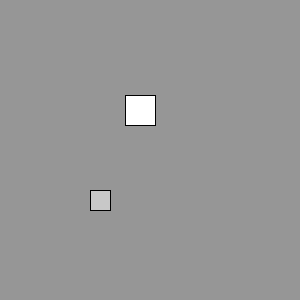
Frame 1 (no input)
Frame 60 (the mouse pressed at the canvas centre just before this capture): identical to frame 1, image omitted
Frame 120 (the mouse held since frame 60 and released just before this capture): identical to frame 1, image omitted

The Processing sketch that drew this single still picture (run headless with seeded random() and noise(); from frame 60 on, the mouse is pressed at the canvas centre):

// Processing sketch: processing_181768
// ── processing_181768.pde

/** Click and drag either square to reposition it.
 */
/* "box_mouse_demo"
 *
 * This Applet requires that the "box" class be available, either at the end of this file, or
 * (as originally made available) in a second file (and a second tab in Processing). The "class"
 * box defines what a box *is* (what data it knows) and what a box *does* (what actions it 
 * knows how to do).
 *
 * This applet also uses MOUSE input, so it defines several new functions that get called by
 * the Processing world whenever the appropriate event occurs (e.g. "mousePressed" is called when
 * the user presses the mouse button).
 *
 *   - b.johnson
 *
 */

 box a, b, c, d;

 void setup(){
  size(300,300);
  a = new box( 100,200,20,200 );
  b = new box( 140,110,30,255 ); 
 }


 void mousePressed(){
   if( a.over() )a.select();
   if( b.over() )b.select();
 }

 void mouseReleased(){
   a.deselect();
   b.deselect();
 }

 void mouseDragged(){
  if( a.selected() )a.move(mouseX-pmouseX,mouseY-pmouseY);
  if( b.selected() )b.move(mouseX-pmouseX,mouseY-pmouseY); 
 }

 void draw(){
  background(150);
  a.display();
  b.display(); 
 }    
/*
 * Class 'box'
 *
 *
 */
 
class box{
 //     These are the things a box 'knows' (they're put up here to indicate that): 
 int xpos,ypos;    //  where it is, 
 int siz;          //  how big it is, what color it is, and 
 int col;          //  what color it is, and
 boolean sel;      //  whether it is selected. 
 
 
 //  When someone needs a box, they must "construct" it. This is the function that
 //  does that ... called the "constructor" 
 
  box( int x, int y, int s, int c ){
    this.xpos = x;   // the word "this" is not really needed here, but it indicates that "this box" 
    this.ypos = y;   // (the one being built by the constructor) is having it's knowledge initialized.
    this.siz = s;    // It does this, mostly, using values that the "user" provides. The exception is
    this.col = c;    // the "selection" value, which ALWAYS is false when the object is first made.
    this.sel=false;  // (not because it has to be, but because it makes sense for it to be).
  }
  
  
  // One thing our box better know how to do is display (draw) itself when told to. It does this by
  // making normal drawing-environment changes appropriate to the desired result.

  void display (){
    
    rectMode(CENTER);
    fill(col);
    if(this.sel) fill(100);
    rect( xpos,ypos,siz,siz );
  }
  
 // Another useful thing for the box to know is whether a particular test position (x,y)is "on top" of it.
 // Being a box, this basically means testing whether the test-x is between the left and right edges, and
 // whether the test-y is between bottom and top. If both of those things are true, the point is ON the box!

  boolean over(){
    int s2=siz/2;
    if( xpos-s2<mouseX && mouseX<xpos+s2 
       && ypos-s2<mouseY && mouseY<ypos+s2 ){return true;}
    return false;
  }
  
  // the box knows how to move itself a specified distance (basically it just updates it's position)
  
  void move(int dx, int dy){
   this.xpos += dx;
   this.ypos += dy; 
  }
  
  // and it knows how to become selected and deselected, and you can ask it if it is selected.
  
  void select(){
    this.sel=true;
  }
  
  boolean selected(){
    return this.sel;
  }
  
  void deselect(){
    this.sel=false;
  }
}
